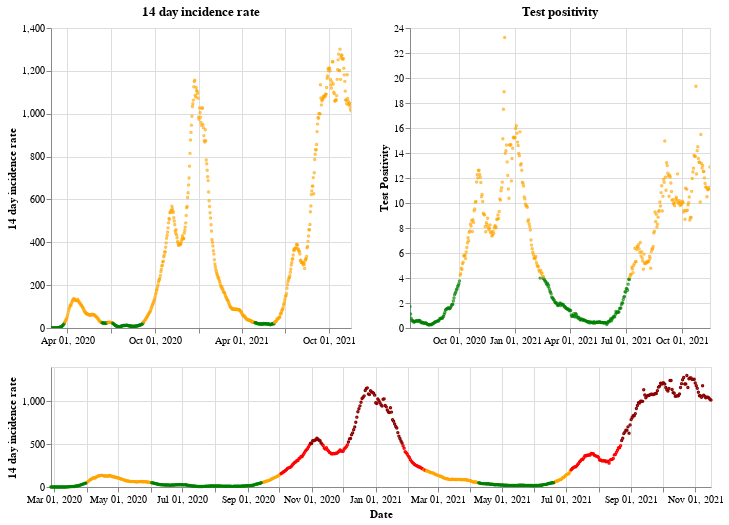

The notebook cell saved with this chart:
### Markdown cell above
## Wales

### Code cell
plot_traffic_light('Wales')

### Figure 1 — Vega-Lite specification as saved in the notebook (floating-point values rounded to 4 significant figures; data arrays with more than 128 entries replaced by an {"elided": "..."} marker saying what was removed)
{"config": {"view": {"continuousWidth": 400, "continuousHeight": 300}}, "vconcat": [{"hconcat": [{"mark": {"type": "point", "size": 2}, "encoding": {"color": {"condition": {"value": "green", "test": "(datum.twoWeeklyCasesRate <= 25)"}, "value": "orange"}, "tooltip": [{"type": "nominal", "field": "areaName"}, {"type": "temporal", "field": "date"}, {"type": "quantitative", "field": "twoWeeklyCasesRate"}, {"type": "quantitative", "field": "testPositivity"}], "x": {"type": "temporal", "axis": {"title": ""}, "field": "date", "scale": {"domain": {"selection": "DateBrush"}}, "timeUnit": "yearmonthdate"}, "y": {"type": "quantitative", "axis": {"title": "14 day incidence rate"}, "field": "twoWeeklyCasesRate"}}, "title": "14 day incidence rate", "width": 300}, {"mark": {"type": "point", "size": 2}, "encoding": {"color": {"condition": {"value": "green", "test": "(datum.testPositivity <= 4)"}, "value": "orange"}, "tooltip": [{"type": "nominal", "field": "areaName"}, {"type": "temporal", "field": "date"}, {"type": "quantitative", "field": "twoWeeklyCasesRate"}, {"type": "quantitative", "field": "testPositivity"}], "x": {"type": "temporal", "axis": {"title": ""}, "field": "date", "scale": {"domain": {"selection": "DateBrush"}}, "timeUnit": "yearmonthdate"}, "y": {"type": "quantitative", "axis": {"title": "Test Positivity"}, "field": "testPositivity"}}, "title": "Test positivity", "width": 300}]}, {"layer": [{"mark": {"type": "point", "size": 2}, "encoding": {"color": {"condition": {"value": "orange", "test": "(((datum.testPositivity < 4) && (datum.twoWeeklyCasesRate >= 50)) && (datum.twoWeeklyCasesRate < 200))"}, "value": "red"}, "opacity": {"condition": {"value": 1, "test": "((datum.twoWeeklyCasesRate >= 50) && (datum.twoWeeklyCasesRate < 500))"}, "value": 0}, "tooltip": [{"type": "nominal", "field": "areaName"}, {"type": "temporal", "field": "date"}, {"type": "quantitative", "field": "twoWeeklyCasesRate"}, {"type": "quantitative", "field": "testPositivity"}], "x": {"type": "temporal", "axis": {"title": "Date"}, "field": "date", "timeUnit": "yearmonthdate"}, "y": {"type": "quantitative", "axis": {"title": "14 day incidence rate"}, "field": "twoWeeklyCasesRate"}}, "selection": {"DateBrush": {"type": "interval", "encodings": ["x"], "fields": ["Time"]}}}, {"mark": {"type": "point", "size": 2}, "encoding": {"color": {"value": "darkred"}, "opacity": {"condition": {"value": 1, "test": "(datum.twoWeeklyCasesRate >= 500)"}, "value": 0}, "tooltip": [{"type": "nominal", "field": "areaName"}, {"type": "temporal", "field": "date"}, {"type": "quantitative", "field": "twoWeeklyCasesRate"}, {"type": "quantitative", "field": "testPositivity"}], "x": {"type": "temporal", "axis": {"title": "Date"}, "field": "date", "timeUnit": "yearmonthdate"}, "y": {"type": "quantitative", "axis": {"title": "14 day incidence rate"}, "field": "twoWeeklyCasesRate"}}}, {"mark": {"type": "point", "size": 2}, "encoding": {"color": {"condition": {"value": "green", "test": "((datum.testPositivity < 4) && (datum.twoWeeklyCasesRate < 50))"}, "value": "orange"}, "opacity": {"condition": {"value": 1, "test": "(datum.twoWeeklyCasesRate < 50)"}, "value": 0}, "tooltip": [{"type": "nominal", "field": "areaName"}, {"type": "temporal", "field": "date"}, {"type": "quantitative", "field": "twoWeeklyCasesRate"}, {"type": "quantitative", "field": "testPositivity"}], "x": {"type": "temporal", "axis": {"title": "Date"}, "field": "date", "timeUnit": "yearmonthdate"}, "y": {"type": "quantitative", "axis": {"title": "14 day incidence rate"}, "field": "twoWeeklyCasesRate"}}}], "height": 120, "width": 660}], "data": {"name": "data-aee4b65e97ef64980ba63132a351dcb7"}, "$schema": "https://vega.github.io/schema/vega-lite/v4.8.1.json", "datasets": {"data-aee4b65e97ef64980ba63132a351dcb7": {"elided": "629 records"}}}
